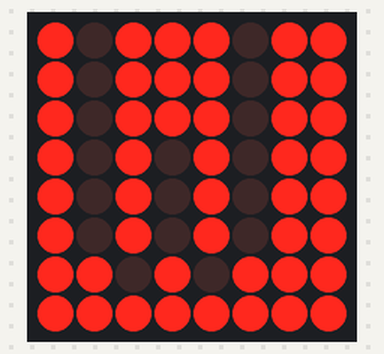
The sketch below on a simulated Arduino Uno, built with avr-gcc and run on an emulated ATmega328P. On the bench: 8×8 LED matrix.

Above: at 0.1 s.
At 1.1 s:
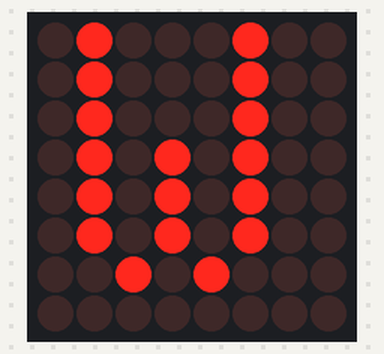
At 3.1 s:
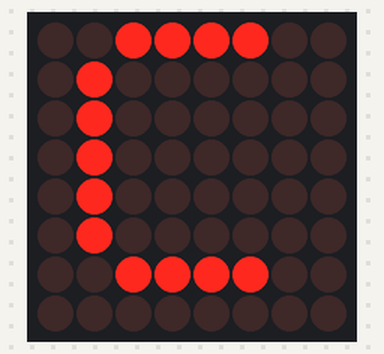
At 4.1 s:
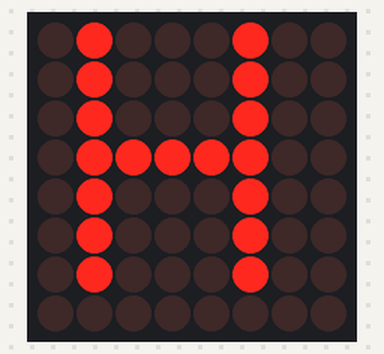
At 5.1 s:
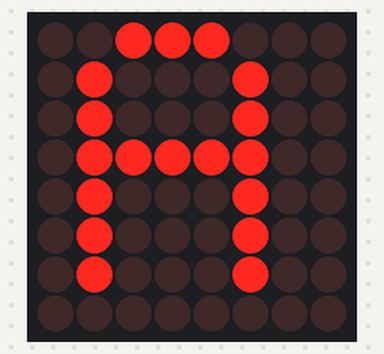
At 6.1 s:
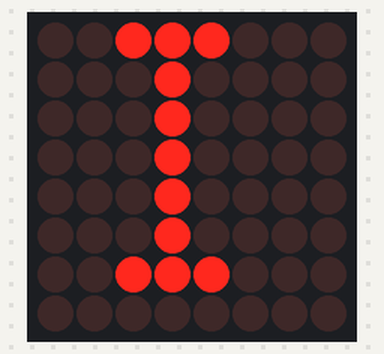

Measured:
- by itself, everything shown: repeats every 7.0 s, in 7 steps
- what the display in image 1 shows lasts 1.0 s, from 1.0 s to 2.0 s

The sketch:

3.2-7segmant.ino
```cpp
#include <MD_Parola.h>
#include <MD_MAX72xx.h>
#include <SPI.h>
#define MAX_DEVICES 1
#define CS_PIN 5  // DIO=23, CLK=18
// Uncomment according to your hardware type
#define HARDWARE_TYPE MD_MAX72XX::FC16_HW
// #define HARDWARE_TYPE MD_MAX72XX::GENERIC_HW
MD_Parola Display = MD_Parola(HARDWARE_TYPE, CS_PIN, MAX_DEVICES);
void setup() {
  Display.begin();
  Display.setIntensity(6);
  Display.displayClear();
}
void loop() {
  Display.setTextAlignment(PA_CENTER);
  Display.setInvert(true);
  Display.print("W");
  delay(1000);
  Display.setInvert(false);
  Display.print("W");
  delay(1000);
  Display.print("I");
  delay(1000);
  Display.print("C");
  delay(1000);
  Display.print("H");
  delay(1000);
  Display.print("A");
  delay(1000);
  Display.print("I");
  delay(1000);
}
```
